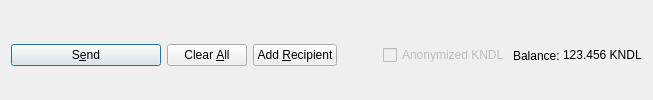
         <widget class="QFrame" name="frame_Send">
          <layout class="QHBoxLayout" name="horizontalLayout">
           <property name="bottomMargin">
            <number>0</number>
           </property>
           <item>
            <widget class="QPushButton" name="sendButton">
             <property name="minimumSize">
              <size>
               <width>150</width>
               <height>0</height>
              </size>
             </property>
             <property name="toolTip">
              <string>Confirm the send action</string>
             </property>
             <property name="text">
              <string>S&amp;end</string>
             </property>
             <property name="icon">
              <iconset resource="../kandle.qrc">
               <normaloff>:/icons/send</normaloff>:/icons/send</iconset>
             </property>
             <property name="autoDefault">
              <bool>false</bool>
             </property>
             <property name="default">
              <bool>true</bool>
             </property>
            </widget>
           </item>
           <item>
            <widget class="QPushButton" name="clearButton">
             <property name="sizePolicy">
              <sizepolicy hsizetype="Minimum" vsizetype="Fixed">
               <horstretch>0</horstretch>
               <verstretch>0</verstretch>
              </sizepolicy>
             </property>
             <property name="toolTip">
              <string>Clear all fields of the form.</string>
             </property>
             <property name="text">
              <string>Clear &amp;All</string>
             </property>
             <property name="icon">
              <iconset resource="../kandle.qrc">
               <normaloff>:/icons/remove</normaloff>:/icons/remove</iconset>
             </property>
             <property name="autoDefault">
              <bool>false</bool>
             </property>
            </widget>
           </item>
           <item>
            <widget class="QPushButton" name="addButton">
             <property name="toolTip">
              <string>Send to multiple recipients at once</string>
             </property>
             <property name="text">
              <string>Add &amp;Recipient</string>
             </property>
             <property name="icon">
              <iconset resource="../kandle.qrc">
               <normaloff>:/icons/add</normaloff>:/icons/add</iconset>
             </property>
             <property name="autoDefault">
              <bool>false</bool>
             </property>
            </widget>
           </item>
           <item>
            <spacer name="horizontalSpacer">
             <property name="orientation">
              <enum>Qt::Horizontal</enum>
             </property>
             <property name="sizeHint" stdset="0">
              <size>
               <width>40</width>
               <height>20</height>
              </size>
             </property>
            </spacer>
           </item>
           <item>
            <layout class="QHBoxLayout" name="horizontalLayout_2">
             <property name="spacing">
              <number>3</number>
             </property>
             <item>
              <widget class="QCheckBox" name="checkzKNDL">
               <property name="enabled">
                <bool>false</bool>
               </property>
               <property name="text">
                <string>Anonymized KNDL</string>
               </property>
              </widget>
             </item>
             <item>
              <widget class="QLabel" name="label">
               <property name="text">
                <string>Balance:</string>
               </property>
              </widget>
             </item>
             <item>
              <widget class="QLabel" name="labelBalance">
               <property name="sizePolicy">
                <sizepolicy hsizetype="Preferred" vsizetype="Fixed">
                 <horstretch>0</horstretch>
                 <verstretch>0</verstretch>
                </sizepolicy>
               </property>
               <property name="cursor">
                <cursorShape>IBeamCursor</cursorShape>
               </property>
               <property name="text">
                <string notr="true">123.456 KNDL</string>
               </property>
               <property name="textInteractionFlags">
                <set>Qt::LinksAccessibleByMouse|Qt::TextSelectableByKeyboard|Qt::TextSelectableByMouse</set>
               </property>
              </widget>
             </item>
            </layout>
           </item>
          </layout>
         </widget>
